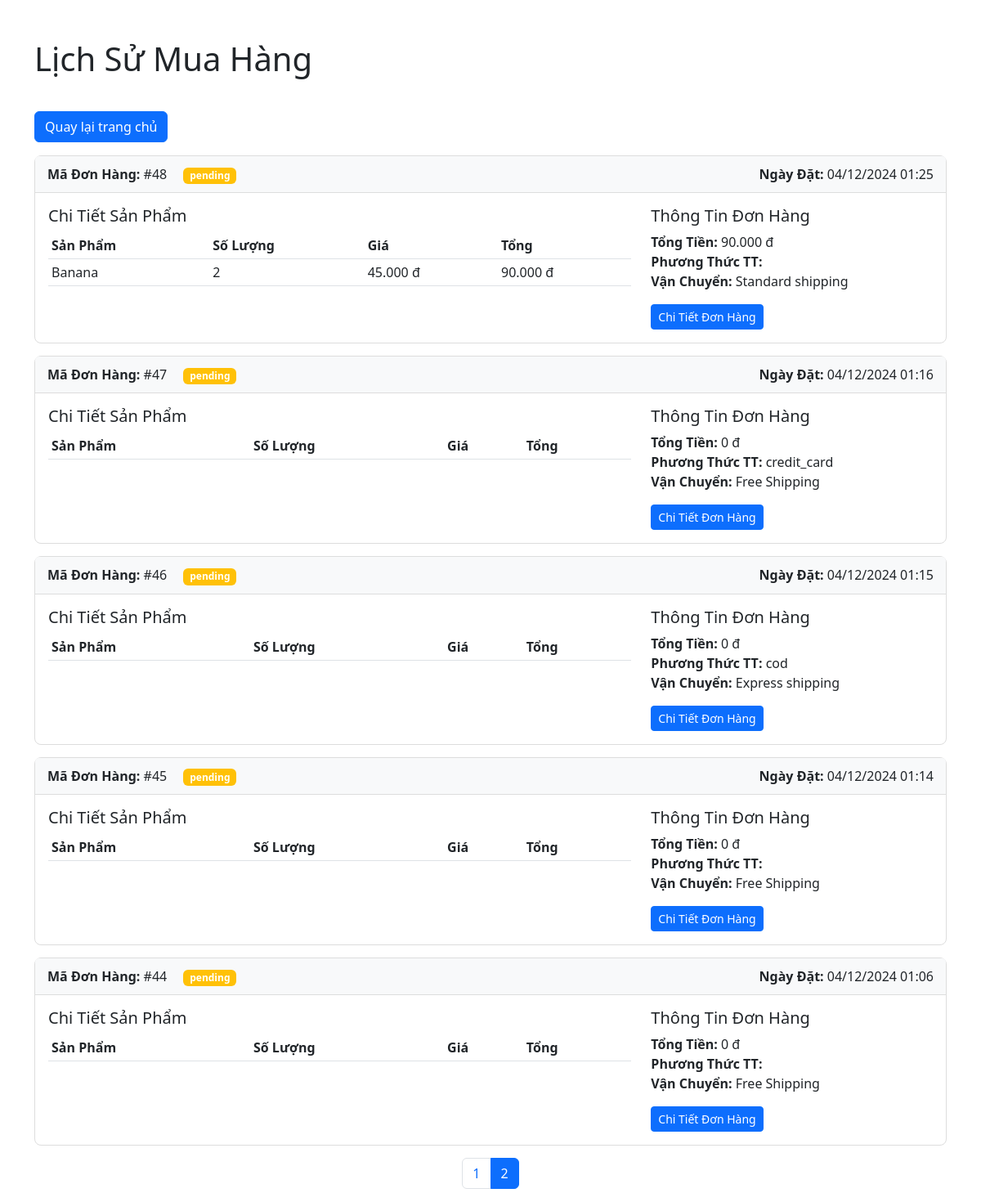
Page /order_history.php?page=2 (signed in) on the committed database.
### tables this page shows
CREATE TABLE IF NOT EXISTS `orders` (
  `id` int NOT NULL AUTO_INCREMENT,
  `user_id` int NOT NULL,
  `total_price` double NOT NULL,
  `status` enum('pending','processing','completed','canceled') DEFAULT 'pending',
  `payment_method` enum('cod','credit_card','momo','vnpay') DEFAULT 'cod',
  `notes` text NOT NULL,
  `address` varchar(191) NOT NULL,
  `shipping_method` enum('Standard shipping','Express shipping','Free Shipping') NOT NULL,
  `created_at` datetime DEFAULT CURRENT_TIMESTAMP,
  `updated_at` datetime DEFAULT CURRENT_TIMESTAMP ON UPDATE CURRENT_TIMESTAMP,
  PRIMARY KEY (`id`),
  KEY `user_id` (`user_id`)
);

CREATE TABLE IF NOT EXISTS `order_items` (
  `id` int NOT NULL AUTO_INCREMENT,
  `order_id` int NOT NULL,
  `product_id` int NOT NULL,
  `quantity` int NOT NULL,
  `price` decimal(10,2) NOT NULL,
  PRIMARY KEY (`id`),
  KEY `order_id` (`order_id`),
  KEY `product_id` (`product_id`)
);

CREATE TABLE IF NOT EXISTS `products` (
  `id` int NOT NULL AUTO_INCREMENT,
  `name` varchar(191) NOT NULL,
  `description` text,
  `price` double(10,2) NOT NULL,
  `discount` int DEFAULT '0',
  `category_id` int DEFAULT NULL,
  `image` varchar(191) DEFAULT NULL,
  `rating` int NOT NULL,
  `created_at` datetime DEFAULT CURRENT_TIMESTAMP,
  `updated_at` datetime DEFAULT CURRENT_TIMESTAMP ON UPDATE CURRENT_TIMESTAMP,
  PRIMARY KEY (`id`),
  KEY `category_id` (`category_id`)
);

### app/models/Order.php (called while the page is built, shortened)
<?php
require_once 'Database.php';
class Order extends Database {
    public function getOrderItems($orderId) {
        $sql = "SELECT * FROM order_items WHERE order_id = ?";
        $stmt = parent::$connection->prepare($sql);
        $stmt->bind_param("i", $orderId);
        $stmt->execute();
        return $stmt->get_result()->fetch_all(MYSQLI_ASSOC);
    }
    public function getUserOrders($userId, $limit = 5, $offset = 0) {
        $sql = "SELECT * FROM orders
                WHERE user_id = ?
                ORDER BY created_at DESC
                LIMIT ? OFFSET ?";
        $stmt = parent::$connection->prepare($sql);
        $stmt->bind_param("iii", $userId, $limit, $offset);
        $stmt->execute();
        return $stmt->get_result()->fetch_all(MYSQLI_ASSOC);
    }
    public function countUserOrders($userId) {
        $sql = "SELECT COUNT(*) as total FROM orders WHERE user_id = ?";
        $stmt = parent::$connection->prepare($sql);
        $stmt->bind_param("i", $userId);
        $stmt->execute();
        $result = $stmt->get_result()->fetch_assoc();
        return $result['total'];
    }
}
?>

### app/models/Product.php (called while the page is built, shortened)
<?php
require_once 'Database.php';
class Product extends Database
{
    public function getProductById($id)
    {
        $sql = parent::$connection->prepare('SELECT * FROM products WHERE id=?');
        $sql->bind_param('i', $id);
        return parent::select($sql)[0];
    }
}

### app/models/Database.php (called while the page is built, shortened)
<?php
    class Database {
        public function select ($sql)
        {
            $sql->execute();
            $item=$sql->get_result()->fetch_all(MYSQLI_ASSOC);
            return $item;
        }
    }
?>

### order_history.php (the view, shortened to what this page needs)
<?php
require_once 'config/database.php';
require_once 'app/models/Order.php';
require_once 'app/models/Product.php';
$userId = $_SESSION['user_id'];
$orderModel = new Order();
$productModel = new Product();
$page = isset($_GET['page']) ? (int)$_GET['page'] : 1;
$limit = 5;
$offset = ($page - 1) * $limit;
$orders = $orderModel->getUserOrders($userId, $limit, $offset);
$totalOrders = $orderModel->countUserOrders($userId);
$totalPages = ceil($totalOrders / $limit);
?>
<!DOCTYPE html>
<html lang="vi">
<head>
    <link href="https://cdn.jsdelivr.net/npm/bootstrap@5.2.3/dist/css/bootstrap.min.css" rel="stylesheet">
</head>
<body>
    <div class="container mt-5">
        <div class="row">
            <div class="col-12">
                <h1 class="mb-4">Lịch Sử Mua Hàng</h1>
                <a href="index.php" class="btn btn-primary my-3">Quay lại trang chủ</a>
                <?php if (empty($orders)): ?>
                    <div class="alert alert-info">
                        Bạn chưa có đơn hàng nào.
                    </div>
                <?php else: ?>
                    <?php foreach ($orders as $order): ?>
                        <div class="card order-card">
                            <div class="card-header order-header d-flex justify-content-between align-items-center">
                                <div>
                                    <strong>Mã Đơn Hàng:</strong> #<?php echo $order['id']; ?>
                                    <span class="ms-3 badge
                                        <?php
                                        switch($order['status']) {
                                            case 'pending': echo 'bg-warning'; break;
                                        }
                                        ?>">
                                        <?php echo $order['status']; ?>
                                    </span>
                                </div>
                                <div>
                                    <strong>Ngày Đặt:</strong>
                                    <?php echo date('d/m/Y H:i', strtotime($order['created_at'])); ?>
                                </div>
                            </div>
                            <div class="card-body">
                                <div class="row">
                                    <div class="col-md-8">
                                        <h5>Chi Tiết Sản Phẩm</h5>
                                        <table class="table table-sm">
                                            <thead>
                                                <tr>
                                                    <th>Sản Phẩm</th>
                                                    <th>Số Lượng</th>
                                                    <th>Giá</th>
                                                    <th>Tổng</th>
                                                </tr>
                                            </thead>
                                            <tbody>
                                                <?php
                                                $orderItems = $orderModel->getOrderItems($order['id']);
                                                $subTotal = 0;
                                                foreach ($orderItems as $item):
                                                    $product = $productModel->getProductById($item['product_id']);
                                                    $itemTotal = $item['quantity'] * $item['price'];
                                                    $subTotal += $itemTotal;
                                                ?>
                                                    <tr>
                                                        <td><?php echo htmlspecialchars($product['name']); ?></td>
                                                        <td><?php echo $item['quantity']; ?></td>
                                                        <td><?php echo number_format($item['price'], 0, ',', '.'); ?> đ</td>
                                                        <td><?php echo number_format($itemTotal, 0, ',', '.'); ?> đ</td>
                                                    </tr>
                                                <?php endforeach; ?>
                                            </tbody>
                                        </table>
                                    </div>
                                    <div class="col-md-4">
                                        <h5>Thông Tin Đơn Hàng</h5>
                                        <ul class="list-unstyled">
                                            <li><strong>Tổng Tiền:</strong> <?php echo number_format($subTotal, 0, ',', '.'); ?> đ</li>
                                            <li><strong>Phương Thức TT:</strong> <?php echo $order['payment_method']; ?></li>
                                            <li><strong>Vận Chuyển:</strong> <?php echo $order['shipping_method']; ?></li>
                                        </ul>
                                        <a href="order_detail.php?order_id=<?php echo $order['id']; ?>"
                                           class="btn btn-primary btn-sm">
                                            Chi Tiết Đơn Hàng
                                        </a>
                                    </div>
                                </div>
                            </div>
                        </div>
                    <?php endforeach; ?>
                    <nav>
                        <ul class="pagination justify-content-center">
                            <?php for ($i = 1; $i <= $totalPages; $i++): ?>
                                <li class="page-item <?php echo ($page == $i) ? 'active' : ''; ?>">
                                    <a class="page-link" href="?page=<?php echo $i; ?>">
                                        <?php echo $i; ?>
                                    </a>
                                </li>
                            <?php endfor; ?>
                        </ul>
                    </nav>
                <?php endif; ?>
            </div>
        </div>
    </div>
</body>
</html>

### order_history.php (style rules this page uses)
.order-card { margin-bottom: 15px; border: 1px solid #ddd; border-radius: 8px; }
.order-header { background-color: #f8f9fa; padding: 10px 15px; border-bottom: 1px solid #ddd; }

### rows in the picture
orders: id "48", status "pending", created_at "04/12/2024 01:25", subTotal "90.000", shipping_method "Standard shipping"
order_items: product.name "Banana", quantity "2", price "45.000", itemTotal "90.000"
orders: id "47", status "pending", created_at "04/12/2024 01:16", subTotal "0", payment_method "credit_card", shipping_method "Free Shipping"
orders: id "46", status "pending", created_at "04/12/2024 01:15", subTotal "0", payment_method "cod", shipping_method "Express shipping"
orders: id "45", status "pending", created_at "04/12/2024 01:14", subTotal "0", shipping_method "Free Shipping"
orders: id "44", status "pending", created_at "04/12/2024 01:06", subTotal "0", shipping_method "Free Shipping"
